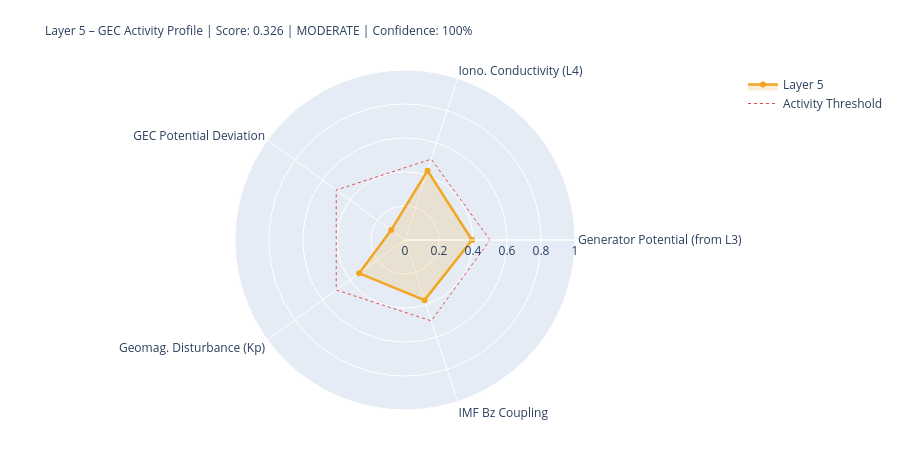

The cell this chart's notebook holds for it:
### Markdown cell above
---
## 5. State Assessment & Handoff to Layer 6

### Code cell
# ============================================================
# LAYER-5-SCORE
# ============================================================

# Components
# 1) Generator activity (Layer-3-driven)
gen_score = norm(generator_strength, 0.3, 2.0)
gen_src   = 'from_layer3' if l3_thunder_score is not None else 'estimated'

# 2) Ionospheric conductivity (Layer-4-driven)
iono_score = norm(iono_cond_factor, 0.7, 1.4)
iono_src   = 'from_layer4' if l4_ioniz is not None else 'estimated'

# 3) GEC potential deviation from reference
pot_score = norm(abs(delta_V_pct), 0, 30)  # 0 = at reference, 1 = 30% deviation
pot_src   = 'derived'

# 4) Geomagnetic disturbance (Kp) – modulates vertical currents
kp_score = norm(kp_val, 0, 9)
kp_src   = 'primary' if kp_now is not None else 'from_layer4'

# 5) IMF Bz coupling (southward = stronger M-I coupling → GEC influence)
bz_score = norm(-(bz_now or 0), -5, 30) if bz_now is not None else None
bz_src   = 'primary' if bz_now is not None else 'missing'

COMPONENTS = {
    'Generator Potential (from L3)':  {'score': gen_score,   'source': 'derived_from_layer3', 'dynamic': True},
    'Iono. Conductivity (L4)':      {'score': iono_score,  'source': iono_src, 'dynamic': True},
    'GEC Potential Deviation':      {'score': pot_score,   'source': pot_src,  'dynamic': True},
    'Geomag. Disturbance (Kp)':         {'score': kp_score,    'source': kp_src,   'dynamic': True},
    'IMF Bz Coupling':               {'score': bz_score,    'source': bz_src,   'dynamic': True},
}

available   = {k: v['score'] for k, v in COMPONENTS.items() if v['score'] is not None}
unavailable = [k for k, v in COMPONENTS.items() if v['score'] is None]
layer5_score = round(sum(available.values()) / len(available), 4) if available else None
confidence   = round(len(available) / len(COMPONENTS), 2)
level = ('unknown' if layer5_score is None
         else 'quiet'   if layer5_score < 0.3
         else 'moderate' if layer5_score < 0.6
         else 'active')
dominant_l5 = max(available, key=available.get) if available else 'none'

# Kp consistency: separate 1-min raw value from score value
kp_1m_raw   = kp_now          # directly from API (can be 0.0 during live measurement)
kp_for_score = kp_val          # from Layer-0 context or estimated value if needed
kp_score_src = kp_src

W = 68
print('=' * W)
print('LAYER 5 – GLOBAL ELECTRIC CIRCUIT – STATE ASSESSMENT')
print('=' * W)
for name, comp in COMPONENTS.items():
    s = comp['score']
    if s is not None:
        bar = '█' * int(s*20) + '░' * (20-int(s*20))
        print(f'  {name:<34} {bar}  {s:.3f}  [{comp["source"]}]')
    else:
        print(f'  {name:<34} {"─"*20}  n/a   [missing]')
print('-' * W)
print(f'  Score:         {layer5_score:.3f}  ({len(available)}/{len(COMPONENTS)} components)')
print(f'  Confidence:    {confidence:.0%}')
print(f'  Level:         {level.upper()}')
print(f'  Dominant:      {dominant_l5}')
print(f'  V_iono:        {V_iono_mod:.1f} kV  (Δ {delta_V_pct:+.1f}% vs. Ref)')
print(f'  I_total:       {I_total_mod:.1f} A   (Δ {delta_I_pct:+.1f}% vs. Ref)')
print('=' * W)

# Radar
cats   = list(available.keys())
vals_r = list(available.values())
if len(cats) >= 3:
    fig = go.Figure()
    fig.add_trace(go.Scatterpolar(
        r=vals_r + [vals_r[0]], theta=cats + [cats[0]],
        fill='toself', fillcolor='rgba(242,166,35,0.18)',
        line=dict(color='#F2A623', width=2.5), name='Layer 5'
    ))
    fig.add_trace(go.Scatterpolar(
        r=[0.5]*(len(cats)+1), theta=cats+[cats[0]],
        line=dict(color='#E24B4A', dash='dot', width=1),
        mode='lines', name='Activity Threshold'
    ))
    fig.update_layout(
        title=dict(
            text=f'Layer 5 – GEC Activity Profile | Score: {layer5_score:.3f} | {level.upper()} | Confidence: {confidence:.0%}',
            font=dict(size=12)
        ),
        polar=dict(radialaxis=dict(visible=True, range=[0,1])),
        height=450, showlegend=True,
        margin=dict(l=80, r=80, t=70, b=40)
    )
    fig.show()

### Figure 1 — Plotly figure (JSON) as saved in the notebook; plotly's stock layout.template omitted (floating-point values rounded to 4 significant figures)
{"data": [{"fill": "toself", "fillcolor": "rgba(242,166,35,0.18)", "line": {"color": "#F2A623", "width": 2.5}, "name": "Layer 5", "r": [0.3941, 0.4287, 0.1, 0.3333, 0.372, 0.3941], "theta": ["Generator Potential (from L3)", "Iono. Conductivity (L4)", "GEC Potential Deviation", "Geomag. Disturbance (Kp)", "IMF Bz Coupling", "Generator Potential (from L3)"], "type": "scatterpolar"}, {"line": {"color": "#E24B4A", "dash": "dot", "width": 1}, "mode": "lines", "name": "Activity Threshold", "r": [0.5, 0.5, 0.5, 0.5, 0.5, 0.5], "theta": ["Generator Potential (from L3)", "Iono. Conductivity (L4)", "GEC Potential Deviation", "Geomag. Disturbance (Kp)", "IMF Bz Coupling", "Generator Potential (from L3)"], "type": "scatterpolar"}], "layout": {"height": 450, "margin": {"b": 40, "l": 80, "r": 80, "t": 70}, "polar": {"radialaxis": {"range": [0, 1], "visible": true}}, "showlegend": true, "title": {"font": {"size": 12}, "text": "Layer 5 – GEC Activity Profile | Score: 0.326 | MODERATE | Confidence: 100%"}}}
